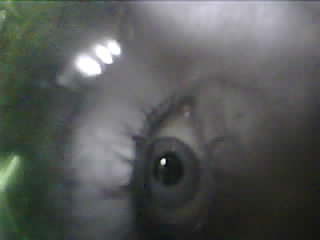
#> input picture calib_frame.png, 320 x 240 px, given in place of stream, which was not available
$ python main.py
#> lines starting #> are read from the running program, lines starting #| are printed output that depends on the picture; after the words box and inside, x2 and y2 are one past the last pixel; in counts of white or black regions, pixels touching at a corner belong together; pictures that were not available may be replaced by others from this repository, and a replacement may not be noted
"""RapidGlasses eye tracker.

PuRe-style pupil detection (the algorithm class used by robust open-source
eye trackers): normalize lighting, remove specular glints, detect edges,
fit ellipses to edge segments, and score each candidate by how pupil-like it
is (round, closed, dark interior, bright surround). A Kalman filter smooths
the pupil center for stable gaze tracking. Overlays show pupil dilation and
gaze deviation.
"""
import cv2
import numpy as np
from collections import deque

STREAM_URL = "http://10.94.64.101:81/stream"

# ---------------- detection tuning ----------------
GLINT_THRESH = 180       # brightness above which a spot is treated as glint
MIN_AREA = 150           # min pupil contour area (px^2)
MAX_AREA_FRAC = 0.4      # reject blobs bigger than this frac of the frame
MIN_ASPECT = 0.45        # min minor/major axis ratio (roundness)
MIN_FIT = 0.55           # min contour<->ellipse area agreement
MIN_CONTRAST = 8         # pupil interior must be this much darker than around
MAX_INTERIOR_ABOVE_DARK = 45   # interior brightness allowed above darkest pixels

# ---------------- tracking / display ----------------
SHAPE_EMA = 0.25         # smoothing for pupil axes/angle (lower = smoother)
ROUNDNESS = 0.6          # 0=raw ellipse, 1=force perfect circle
TRAIL_LEN = 50
DILATION_HISTORY = 180
FONT = cv2.FONT_HERSHEY_SIMPLEX
GREEN, CYAN, AMBER, GRAY = (0, 255, 120), (0, 255, 255), (0, 180, 255), (150, 150, 150)


def make_kalman():
    kf = cv2.KalmanFilter(4, 2)
    kf.transitionMatrix = np.array([[1, 0, 1, 0], [0, 1, 0, 1],
                                    [0, 0, 1, 0], [0, 0, 0, 1]], np.float32)
    kf.measurementMatrix = np.array([[1, 0, 0, 0], [0, 1, 0, 0]], np.float32)
    kf.processNoiseCov = np.eye(4, dtype=np.float32) * 0.008
    kf.measurementNoiseCov = np.eye(2, dtype=np.float32) * 0.8
    return kf


def detect_pupil(gray, prior=None):
    """PuRe-style pupil detection -> (ellipse, glint).

    prior: (x, y) last known pupil center; nearby candidates are favored.
    """
    h, w = gray.shape
    # absolute darkness reference: pupil interior sits near the darkest pixels
    dark_ref = np.percentile(gray, 3)
    clahe = cv2.createCLAHE(3.0, (8, 8))
    eq = clahe.apply(gray)
    blur = cv2.medianBlur(eq, 5)

    # locate + remove specular glints so they don't break the pupil edge
    _, glint_mask = cv2.threshold(blur, GLINT_THRESH, 255, cv2.THRESH_BINARY)
    glint_mask = cv2.dilate(glint_mask, np.ones((5, 5), np.uint8))
    filled = cv2.inpaint(blur, glint_mask, 5, cv2.INPAINT_TELEA)

    edges = cv2.Canny(filled, 30, 90)
    edges = cv2.dilate(edges, np.ones((2, 2), np.uint8))

    cnts, _ = cv2.findContours(edges, cv2.RETR_LIST, cv2.CHAIN_APPROX_NONE)
    frame_area = h * w
    best = None
    for c in cnts:
        if len(c) < 5:
            continue
        area = cv2.contourArea(c)
        if area < MIN_AREA or area > MAX_AREA_FRAC * frame_area:
            continue
        try:
            ell = cv2.fitEllipse(c)
        except cv2.error:
            continue
        (ex, ey), (MA, ma), _ = ell
        if MA <= 0 or ma <= 0:
            continue
        aspect = ma / MA
        if aspect < MIN_ASPECT:
            continue
        ell_area = np.pi * (MA / 2) * (ma / 2)
        fit = min(area, ell_area) / max(area, ell_area)
        if fit < MIN_FIT:
            continue

        cx, cy, r = int(ex), int(ey), int((MA + ma) / 4)
        if not (0 <= cx < w and 0 <= cy < h) or r < 6:
            continue
        # reject candidates hugging the frame border (vignette/edge artifacts)
        m = r + 4
        if cx - m < 0 or cy - m < 0 or cx + m >= w or cy + m >= h:
            continue

        inner = np.zeros_like(gray)
        cv2.circle(inner, (cx, cy), max(3, r - 3), 255, -1)
        outer = np.zeros_like(gray)
        cv2.circle(outer, (cx, cy), int(r * 1.8), 255, -1)
        cv2.circle(outer, (cx, cy), int(r * 1.2), 0, -1)
        i_mean = cv2.mean(gray, mask=inner)[0]
        o_mean = cv2.mean(gray, mask=outer)[0]
        contrast = o_mean - i_mean
        if contrast < MIN_CONTRAST:
            continue
        # absolute-darkness gate: interior must be close to the darkest pixels.
        # a real pupil is genuinely dark; eyelid creases/lash shadows are mid-gray
        if i_mean > dark_ref + MAX_INTERIOR_ABOVE_DARK:
            continue

        # darkness weighted hard (^3) so the true pupil dominates smudges
        darkness = max(0.0, (255 - i_mean) / 255) ** 3
        size = min(1.0, r / 30.0)           # bigger blob favored (up to r=30)
        if prior is not None:               # temporal lock: stay near last pupil
            pd = np.hypot(cx - prior[0], cy - prior[1])
            locality = np.exp(-pd / 40.0)   # ~1 near prior, decays over ~40px
        else:                               # cold start: gentle center bias
            cdist = np.hypot(cx - w / 2, cy - h / 2) / np.hypot(w / 2, h / 2)
            locality = 1.0 - 0.4 * cdist
        score = (fit * aspect * (contrast / 255 + 0.1)
                 * (0.2 + darkness) * (0.4 + size) * (0.3 + locality))
        if best is None or score > best[0]:
            best = (score, ell)

    # find the glint that lies inside the chosen pupil (for display)
    glint = None
    if best is not None:
        (ex, ey), (MA, ma), _ = best[1]
        r = (MA + ma) / 4
        gc, _ = cv2.findContours(glint_mask, cv2.RETR_EXTERNAL,
                                 cv2.CHAIN_APPROX_SIMPLE)
        for c in gc:
            m = cv2.moments(c)
            if m["m00"] == 0:
                continue
            gx, gy = m["m10"] / m["m00"], m["m01"] / m["m00"]
            if np.hypot(gx - ex, gy - ey) < r * 1.3:
                glint = (int(gx), int(gy))
                break
    return (best[1] if best else None), glint


def draw_graph(canvas, hist, x, y, w, h):
    cv2.rectangle(canvas, (x, y), (x + w, y + h), (40, 40, 40), -1)
    cv2.rectangle(canvas, (x, y), (x + w, y + h), (90, 90, 90), 1)
    if len(hist) < 2:
        return
    lo, hi = min(hist), max(hist)
    rng = max(hi - lo, 1e-3)
    pts = [(x + int(i / (len(hist) - 1) * w),
            y + h - int((v - lo) / rng * (h - 6)) - 3)
           for i, v in enumerate(hist)]
    cv2.polylines(canvas, [np.array(pts, np.int32)], False, GREEN, 1)


def build_panel(h, pw, active, diam, pct, dev, dx, dy, hist):
    # scale HUD layout to the actual panel height so nothing overlaps
    s = h / 240.0
    def y(v):
        return int(v * s)
    fs = 0.42 * s          # small font
    fb = 0.72 * s          # big font
    panel = np.full((h, pw, 3), 24, np.uint8)
    cv2.putText(panel, "EYE TRACKER", (12, y(26)), FONT, 0.5 * s, GREEN, 2)
    cv2.line(panel, (12, y(36)), (pw - 12, y(36)), (60, 60, 60), 1)
    if active:
        rows = [("PUPIL", f"{diam:.1f} px", GREEN),
                ("DILATION vs base", f"{pct:+.1f} %", AMBER if pct < 0 else CYAN),
                (f"GAZE DEV  (dx {dx:+.0f}  dy {dy:+.0f})",
                 f"{dev:.0f} px", AMBER)]
        yy = 56
        for label, val, col in rows:
            cv2.putText(panel, label, (12, y(yy)), FONT, fs, GRAY, 1)
            cv2.putText(panel, val, (12, y(yy + 17)), FONT, fb, col, 2)
            yy += 44
    else:
        cv2.putText(panel, "searching...", (12, y(56)), FONT, 0.5 * s,
                    (0, 0, 255), 1)
    gh = y(44)
    gy = h - gh - y(14)
    cv2.putText(panel, "DILATION TREND", (12, gy - y(8)), FONT, fs, GRAY, 1)
    draw_graph(panel, list(hist), 12, gy, pw - 24, gh)
    return panel


class Tracker:
    """Stateful per-frame pipeline: detection + Kalman + overlays.

    process(frame) -> (display, metrics). display is the annotated eye view
    with the HUD panel attached; metrics is a plain dict, JSON-safe. Used by
    main() for the local window and by eye_tracker.py headless on QNX.
    """

    def __init__(self):
        self.kf = make_kalman()
        self.inited = False
        self.miss = 0
        self.trail = deque(maxlen=TRAIL_LEN)
        self.hist = deque(maxlen=DILATION_HISTORY)
        self.baseline = None
        self.shape = None       # smoothed (MA, ma, sin2a, cos2a)

    def process(self, frame):
        h, w = frame.shape[:2]
        fcx, fcy = w // 2, h // 2
        gray = cv2.cvtColor(frame, cv2.COLOR_BGR2GRAY)

        prior = (float(self.kf.statePost[0, 0]),
                 float(self.kf.statePost[1, 0])) if self.inited else None
        ell, glint = detect_pupil(gray, prior)
        pred = self.kf.predict() if self.inited else None

        diam = pct = dev = dx = dy = 0.0
        active = False
        if ell is not None:
            (ex, ey), (MA, ma), ang = ell
            # pull axes toward a circle (pupils are near-round; kills flipping)
            avg = (MA + ma) / 2.0
            MA = MA + (avg - MA) * ROUNDNESS
            ma = ma + (avg - ma) * ROUNDNESS
            # EMA-smooth shape; angle via sin/cos(2a) to avoid 180-deg wrap jumps
            a2 = np.radians(2 * ang)
            meas_shape = (MA, ma, np.sin(a2), np.cos(a2))
            if self.shape is None:
                self.shape = meas_shape
            else:
                self.shape = tuple(o + (n - o) * SHAPE_EMA
                                   for o, n in zip(self.shape, meas_shape))
            meas = np.array([[np.float32(ex)], [np.float32(ey)]])
            if not self.inited:
                self.kf.statePost = np.array([[ex], [ey], [0], [0]], np.float32)
                self.inited = True
                self.miss = 0
            else:
                far = np.hypot(ex - pred[0, 0], ey - pred[1, 0])
                if far < max(diam * 1.5, 45):
                    self.kf.correct(meas)         # normal update
                    self.miss = 0
                else:
                    self.miss += 1                # detection disagrees w/ lock
                    if self.miss >= 4:            # stuck -> re-acquire here
                        self.kf.statePost = np.array(
                            [[ex], [ey], [0], [0]], np.float32)
                        self.trail.clear()
                        self.miss = 0

        if self.inited:
            active = True
            cx = float(self.kf.statePost[0, 0])
            cy = float(self.kf.statePost[1, 0])
            icx, icy = int(cx), int(cy)
            self.trail.append((icx, icy))

            if self.shape is not None:
                sMA, sma, s2, c2 = self.shape
                sang = np.degrees(np.arctan2(s2, c2)) / 2.0
                diam = (sMA + sma) / 2.0
                cv2.ellipse(frame, ((cx, cy), (sMA, sma), sang), GREEN, 2)
                cv2.circle(frame, (icx, icy), 3, (0, 0, 255), -1)
                if glint is not None:
                    cv2.circle(frame, glint, 4, CYAN, 1)

            dx, dy = cx - fcx, cy - fcy
            dev = float(np.hypot(dx, dy))
            cv2.drawMarker(frame, (fcx, fcy), GRAY, cv2.MARKER_CROSS, 16, 1)
            cv2.arrowedLine(frame, (fcx, fcy), (icx, icy), AMBER, 1,
                            tipLength=0.18)
            for i in range(1, len(self.trail)):
                cv2.line(frame, self.trail[i - 1], self.trail[i],
                         (255, 160, 0), 1)

            if self.shape is not None:
                self.hist.append(diam)
                self.baseline = diam if self.baseline is None else \
                    0.985 * self.baseline + 0.015 * diam
                pct = (diam - self.baseline) / self.baseline * 100.0

        # scale the eye view up to a crisp fixed height, build HUD to match
        disp_h = 640
        scale = disp_h / h
        big = cv2.resize(frame, (int(w * scale), disp_h),
                         interpolation=cv2.INTER_NEAREST)
        panel = build_panel(disp_h, 320, active, diam, pct, dev, dx, dy,
                            self.hist)
        display = np.hstack([big, panel])
        metrics = {"active": active, "diam": round(diam, 2),
                   "dilation_pct": round(pct, 2), "dev": round(dev, 2),
                   "dx": round(dx, 1), "dy": round(dy, 1)}
        return display, metrics


def main():
    cap = cv2.VideoCapture(STREAM_URL)
    if not cap.isOpened():
        print(f"Failed to open stream: {STREAM_URL}")
        return
    print("Streaming... press ESC or 'q' to quit.")

    WIN = "RapidGlasses Eye Tracker"
    cv2.namedWindow(WIN, cv2.WINDOW_NORMAL)
    cv2.resizeWindow(WIN, 1280, 720)

    tracker = Tracker()
    while True:
        ret, frame = cap.read()
#> frame is the input picture: shape (240, 320, 3); mean B, G, R 86.7, 88.4, 85.4
        if not ret:
            print("Failed to read frame from stream.")
            break
        display, _ = tracker.process(frame)
#> in detect_pupil, `dark_ref = np.percentile(gray, 3)`: dark_ref = 27
#> in detect_pupil, `_, glint_mask = cv2.threshold(blur, GLINT_THRESH, 255, cv2.THRESH_BINA..`:
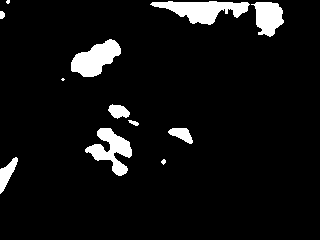
#> glint_mask: shape (240, 320); 6.6% white; 12 white regions (2 under 20 px), largest, box (x1, y1, x2, y2) and area: (150, 1, 250, 25) 1286, (71, 39, 121, 77) 1109, (85, 128, 132, 176) 1029
#> in detect_pupil, `glint_mask = cv2.dilate(glint_mask, np.ones((5, 5), np.uint8))`: glint_mask: shape (240, 320); 9.9% white; 10 white regions, largest, box (x1, y1, x2, y2) and area: (148, 0, 286, 39) 2911, (83, 126, 134, 178) 1590, (69, 37, 123, 79) 1477
#> in detect_pupil, `filled = cv2.inpaint(blur, glint_mask, 5, cv2.INPAINT_TELEA)`:
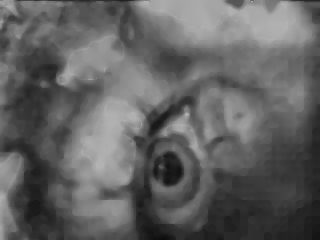
#> filled: shape (240, 320); min 12, max 180, mean 97.6
#> in detect_pupil, `edges = cv2.Canny(filled, 30, 90)`: edges: shape (240, 320); 7.9% white in thin lines or dots
#> in detect_pupil, `edges = cv2.dilate(edges, np.ones((2, 2), np.uint8))`:
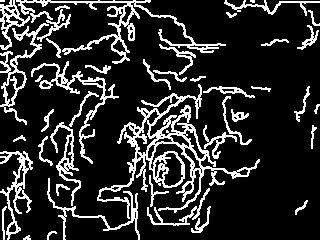
#> edges: shape (240, 320); 17.3% white in thin lines or dots
#> in detect_pupil, `cnts, _ = cv2.findContours(edges, cv2.RETR_LIST, cv2.CHAIN_APPROX_NONE)`: cnts = 157 contours, 82 with area under 20; largest, box (x1, y1, x2, y2) and area: (97, 84, 260, 219) 4440, (16, 0, 226, 64) 1428, (0, 23, 49, 125) 897, (31, 61, 119, 164) 767, (0, 151, 33, 240) 727
#> the loop in detect_pupil, `for c in cnts:` made 157 passes
#> (area, ex, ey, MA, ma, aspect, ell_area, fit) on pass 49: (469.5, 172.3, 170.1, 18.67, 35.37, 1.89, 518.8, 0.905)
#> c on passes 3, 5, 10, 16, 20, 22: [[17, 229], [18, 228], [19, 229], [18, 230]], [[63, 216], [64, 215], [65, 216], [64, 217]], [[183, 192], [184, 191], [185, 192], [184, 193]], [[15, 184], [16, 183], [17, 184], [16, 185]], [[233, 175], [234, 174], [235, 175], [234, 176]], [[234, 174], [235, 173], [236, 174], [235, 175]]
#> after the loop in detect_pupil, `for c in cnts:`: inner: shape (240, 320); 0.33% white; 1 white region, box (x1, y1, x2, y2) and area: (135, 128, 154, 147) 253
#> after the loop in detect_pupil, `for c in cnts:`:
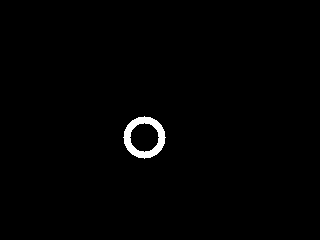
#> outer: shape (240, 320); 0.99% white; 1 white region
#> in detect_pupil, `(ex, ey), (MA, ma), _ = best[1]`: ex = 172.3; ey = 170.1; MA = 18.67; ma = 35.37
#> in detect_pupil, `r = (MA + ma) / 4`: r = 13.51
#> in detect_pupil, `gc, _ = cv2.findContours(glint_mask, cv2.RETR_EXTERNAL, cv2.CHAIN_APPR..`: gc = 10 contours; largest, box (x1, y1, x2, y2) and area: (148, 0, 286, 39) 2736, (83, 126, 134, 178) 1508, (69, 37, 123, 79) 1404, (106, 102, 141, 128) 453, (0, 155, 20, 196) 431
#> the loop in detect_pupil, `for c in gc:` made 1 pass
#> (gx, gy, glint) on pass 1: (163.1, 161.4, (163, 161))
#> in process, `ell, glint = detect_pupil(gray, prior)`: ell = ((172.3, 170.1), (18.67, 35.37), 0.474); glint = (163, 161)
#> in process, `(ex, ey), (MA, ma), ang = ell`: ex = 172.3; ey = 170.1; MA = 18.67; ma = 35.37; ang = 0.474
#> in process, `avg = (MA + ma) / 2.0`: avg = 27.02
#> in process, `MA = MA + (avg - MA) * ROUNDNESS`: MA = 23.68
#> in process, `ma = ma + (avg - ma) * ROUNDNESS`: ma = 30.36
#> in process, `a2 = np.radians(2 * ang)`: a2 = 0.0166
#> in process, `meas_shape = (MA, ma, np.sin(a2), np.cos(a2))`: meas_shape = (23.68, 30.36, 0.0165, 1)
#> in process, `meas = np.array([[np.float32(ex)], [np.float32(ey)]])`: meas = [172.3, 170.1]
#> in process, `sMA, sma, s2, c2 = self.shape`: sMA = 23.68; sma = 30.36; s2 = 0.0165; c2 = 1
#> in process, `sang = np.degrees(np.arctan2(s2, c2)) / 2.0`: sang = 0.474
#> in process, `diam = (sMA + sma) / 2.0`: diam = 27.02
#> in process, `cv2.ellipse(frame, ((cx, cy), (sMA, sma), sang), GREEN, 2)`: frame: shape (240, 320, 3); 0.33% of pixels changed, all inside (x1, y1, x2, y2) = (160, 154, 186, 187)
#> in process, `cv2.circle(frame, (icx, icy), 3, (0, 0, 255), -1)`: frame: shape (240, 320, 3); mean B, G, R 86.5, 89.1, 85.7
#> in process, `cv2.circle(frame, glint, 4, CYAN, 1)`: frame: shape (240, 320, 3); mean B, G, R 86.5, 89.1, 85.7
#> in process, `cv2.drawMarker(frame, (fcx, fcy), GRAY, cv2.MARKER_CROSS, 16, 1)`: frame: shape (240, 320, 3); mean B, G, R 86.5, 89.2, 85.8
#> in process, `cv2.arrowedLine(frame, (fcx, fcy), (icx, icy), AMBER, 1, tipLength=0.18)`:
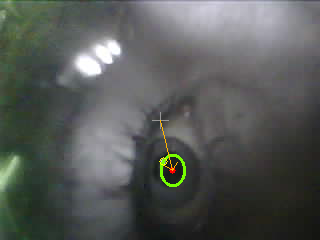
#> frame: shape (240, 320, 3); mean B, G, R 86.5, 89.3, 85.9
#> in process, `pct = (diam - self.baseline) / self.baseline * 100.0`: pct = 0
#> in build_panel, `cv2.line(panel, (12, y(36)), (pw - 12, y(36)), (60, 60, 60), 1)`: panel: shape (640, 320, 3); mean of channels 0, 1, 2 23.8, 26.5, 25
#> in build_panel, `rows = [("PUPIL", f"{diam:.1f} px", GREEN), ("DILATION vs base", f"{pc..`: rows = [('PUPIL', '27.0 px', (0, 255, 120)), ('DILATION vs base', '+0.0 %', (0, 255, 255)), ('GAZE DEV  (dx +12  dy +50)', '52 px', (0, 180, 255))]
#> the loop in build_panel, `for label, val, col in rows:` made 3 passes
#> (label, val, col, yy) on passes 1 to 3: ('PUPIL', '27.0 px', (0, 255, 120), 100), ('DILATION vs base', '+0.0 %', (0, 255, 255), 144), ('GAZE DEV  (dx +12  dy +50)', '52 px', (0, 180, 255), 188)
#> after the loop in build_panel, `for label, val, col in rows:`:
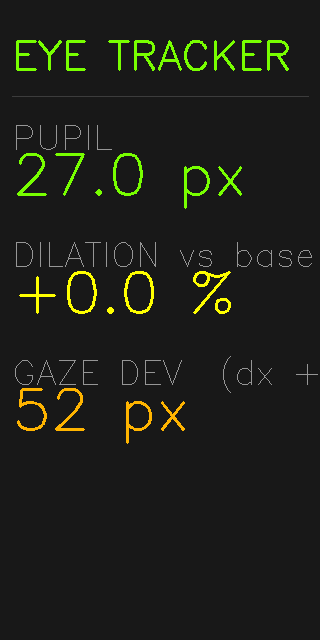
#> panel: shape (640, 320, 3); mean of channels 0, 1, 2 24.3, 31.4, 29.5; drawn as B, G, R
#> after the loop in build_panel, `for label, val, col in rows:`: yy = 188
#> in build_panel, `cv2.putText(panel, "DILATION TREND", (12, gy - y(8)), FONT, fs, GRAY, 1)`: panel: shape (640, 320, 3); 0.35% of pixels changed, all inside (x1, y1, x2, y2) = (16, 441, 286, 466)
#> in draw_graph, `cv2.rectangle(canvas, (x, y), (x + w, y + h), (90, 90, 90), 1)`: canvas: shape (640, 320, 3); mean of channels 0, 1, 2 27.6, 34.8, 32.8
#> in process, `display = np.hstack([big, panel])`:
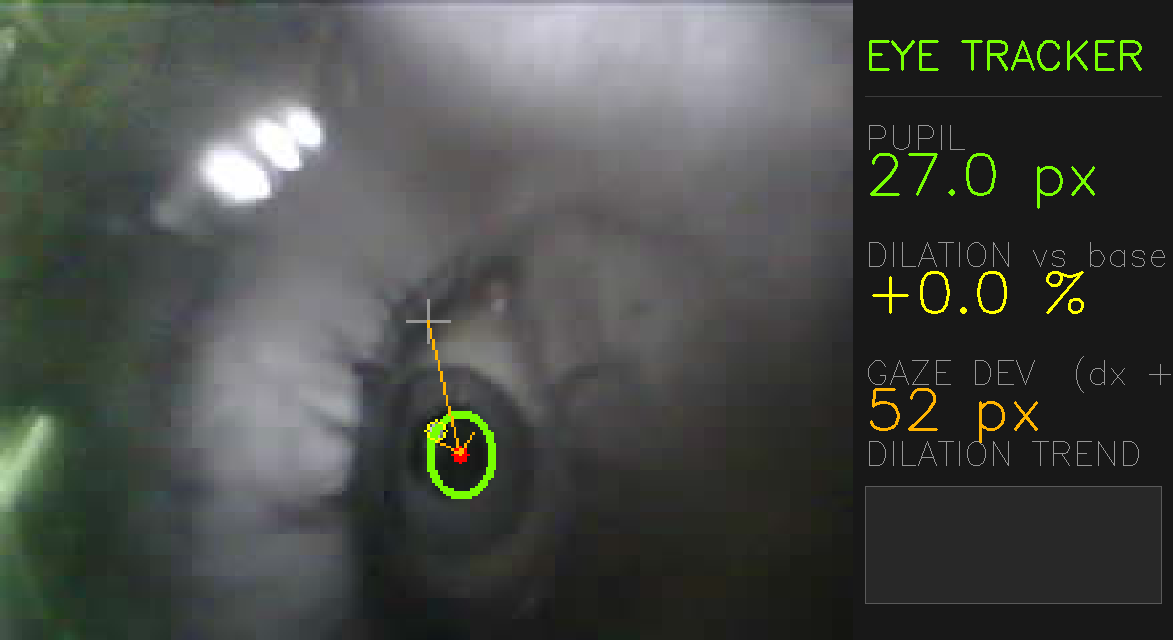
#> display: shape (640, 1173, 3); mean B, G, R 70.5, 74.4, 71.5
#> in process, `metrics = {"active": active, "diam": round(diam, 2), "dilation_pct": r..`: metrics = {'active': True, 'diam': 27.02, 'dilation_pct': 0, 'dev': 51.58, 'dx': 12.3, 'dy': 50.1}
        cv2.imshow(WIN, display)
        key = cv2.waitKey(1) & 0xFF
#> (key q is pressed here)
        if key == 27 or key == ord("q"):
            break

    cap.release()
    cv2.destroyAllWindows()


if __name__ == "__main__":
    main()
